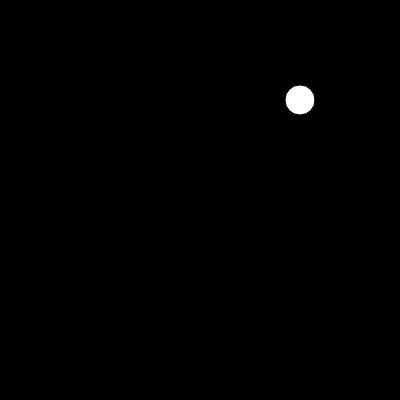
Frame 1 (no input)
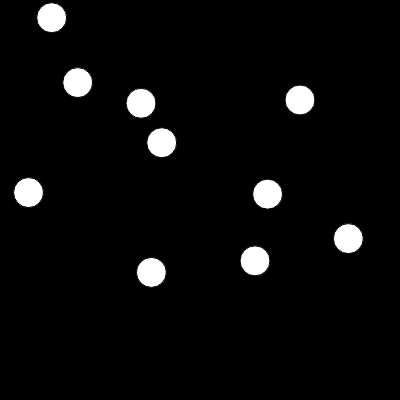
Frame 60 (no input)
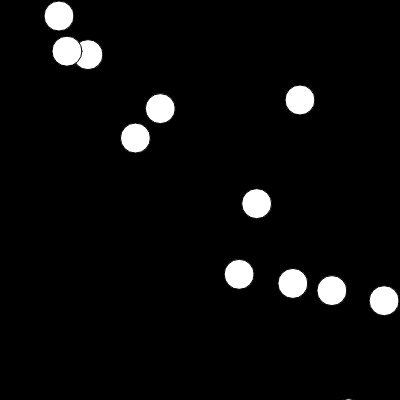
Frame 120 (the mouse pressed at the canvas centre since frame 60)

The p5.js sketch that drew these frames (run headless with seeded random() and noise() and a simulated clock; from frame 60 on, the mouse is pressed at the canvas centre):

// p5.js sketch
// ── sketch.js
;
function Bola(x,y){
    this.x = x;
    this.y = y;
};

Bola.prototype.desenha = function(){
    fill(255)
    this.mover(this.x + random(0,10), this.y + random(0,10));
    ellipse(this.x, this.y, 30, 30);
};

Bola.prototype.mover = function(a,b){
    this.x = a;
    this.y = b;
};

Bola.prototype.arrastar = function(){
    if (mouseIsPressed) {
        if (mouseButton == LEFT && moduloVetor(this.x - mouseX, this.y - mouseY) < 30){
          this.mover(mouseX,mouseY);
        }
    } 
};

Bola.prototype.colisao = function(obj){
    var x = this.x-obj.x;
    var y = this.y-obj.y;
    var dist = moduloVetor(x, y);
    if (dist < 30) {
        return true;
    }
    return false;
};

function moduloVetor(x,y){
    return Math.sqrt(x**2 + y**2);
};

function addBola(x,y){
    var b = new Bola(x,y);
    listadebolas.push(b);
};

function keyTyped(){
  if (key === 'a') {
    addBola(random(0,400),random(0,400));
  }
};

function perdeu(){
  textSize(32);
  text('loose!', 30, 30);
  sai.roda = false;
  sai.ganhou = false;
};

function win(){
  textSize(32);
  text('win!', 10, 30);
  sai.roda = false;
  sai.ganhou = true;
};

listadebolas = [];
b1 = {};
sai = {roda: true};

function setup(){
  frameRate(60);
  createCanvas(400,400);

  b1.x = 300;
  b1.y = 100;

  b1.mover = function(x,y) {
    this.x = x;
    this.y = y;
  }

  b1.desenha = function(x,y) {
    fill(255);
    ellipse(this.x, this.y, 30, 30);
  };

  b1.arrastar = function() {
    if (mouseIsPressed) {
        if (mouseButton == LEFT && moduloVetor(this.x - mouseX, this.y - mouseY) < 35) {
          this.mover(mouseX,mouseY);
        }
    } 
  };

  b1.ganhou = function(){
    if (this.x <= 50 && this.x >= 0 && this.y >= 350 && this.y <= 400) {
      sai.roda = false;
    }
    else {
      sai.roda = true;
      sai.ganhou = true;
    }
  } 
};

function draw(){
  
  if (sai.roda) {

    background(0);

    if (frameCount % 20 == 0) {
      addBola(10*random(0,20),10*random(0,20));
      addBola(random(20,80),random(0,20));
      addBola(random(20,80),random(20,80));
    }

    listadebolas.forEach(function(bola, index) {
        if(bola.colisao(b1)) {
          perdeu();
          console.log('colidiu');
        }
        bola.desenha();
    }, this); 

    b1.desenha();
    b1.arrastar();
    if (sai.roda) {
      b1.ganhou();
    }

  } else {

    if (sai.ganhou) {
      background('green');
      win();
    } else {
      background('red');
      perdeu();  
    }

  }

};
